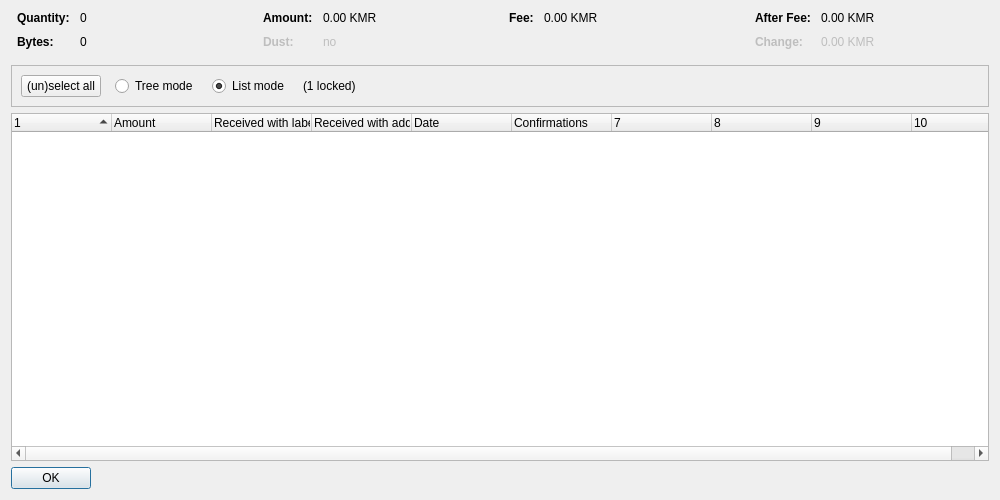
<?xml version="1.0" encoding="UTF-8"?>
<ui version="4.0">
 <class>CoinControlDialog</class>
 <widget class="QDialog" name="CoinControlDialog">
  <property name="geometry">
   <rect>
    <x>0</x>
    <y>0</y>
    <width>1000</width>
    <height>500</height>
   </rect>
  </property>
  <property name="windowTitle">
   <string>Coin Selection</string>
  </property>
  <layout class="QVBoxLayout" name="verticalLayout">
   <item>
    <layout class="QHBoxLayout" name="horizontalLayoutTop" stretch="0,0,0,0">
     <property name="topMargin">
      <number>0</number>
     </property>
     <property name="bottomMargin">
      <number>10</number>
     </property>
     <item>
      <layout class="QFormLayout" name="formLayoutCoinControl1">
       <property name="horizontalSpacing">
        <number>10</number>
       </property>
       <property name="verticalSpacing">
        <number>10</number>
       </property>
       <property name="leftMargin">
        <number>6</number>
       </property>
       <property name="rightMargin">
        <number>6</number>
       </property>
       <item row="0" column="0">
        <widget class="QLabel" name="labelCoinControlQuantityText">
         <property name="font">
          <font>
           <weight>75</weight>
           <bold>true</bold>
          </font>
         </property>
         <property name="text">
          <string>Quantity:</string>
         </property>
        </widget>
       </item>
       <item row="0" column="1">
        <widget class="QLabel" name="labelCoinControlQuantity">
         <property name="cursor">
          <cursorShape>IBeamCursor</cursorShape>
         </property>
         <property name="contextMenuPolicy">
          <enum>Qt::ActionsContextMenu</enum>
         </property>
         <property name="text">
          <string notr="true">0</string>
         </property>
         <property name="textInteractionFlags">
          <set>Qt::LinksAccessibleByMouse|Qt::TextSelectableByKeyboard|Qt::TextSelectableByMouse</set>
         </property>
        </widget>
       </item>
       <item row="1" column="0">
        <widget class="QLabel" name="labelCoinControlBytesText">
         <property name="font">
          <font>
           <weight>75</weight>
           <bold>true</bold>
          </font>
         </property>
         <property name="text">
          <string>Bytes:</string>
         </property>
        </widget>
       </item>
       <item row="1" column="1">
        <widget class="QLabel" name="labelCoinControlBytes">
         <property name="cursor">
          <cursorShape>IBeamCursor</cursorShape>
         </property>
         <property name="contextMenuPolicy">
          <enum>Qt::ActionsContextMenu</enum>
         </property>
         <property name="text">
          <string notr="true">0</string>
         </property>
         <property name="textInteractionFlags">
          <set>Qt::LinksAccessibleByMouse|Qt::TextSelectableByKeyboard|Qt::TextSelectableByMouse</set>
         </property>
        </widget>
       </item>
      </layout>
     </item>
     <item>
      <layout class="QFormLayout" name="formLayoutCoinControl2">
       <property name="horizontalSpacing">
        <number>10</number>
       </property>
       <property name="verticalSpacing">
        <number>10</number>
       </property>
       <property name="leftMargin">
        <number>6</number>
       </property>
       <property name="rightMargin">
        <number>6</number>
       </property>
       <item row="0" column="0">
        <widget class="QLabel" name="labelCoinControlAmountText">
         <property name="font">
          <font>
           <weight>75</weight>
           <bold>true</bold>
          </font>
         </property>
         <property name="text">
          <string>Amount:</string>
         </property>
        </widget>
       </item>
       <item row="0" column="1">
        <widget class="QLabel" name="labelCoinControlAmount">
         <property name="cursor">
          <cursorShape>IBeamCursor</cursorShape>
         </property>
         <property name="contextMenuPolicy">
          <enum>Qt::ActionsContextMenu</enum>
         </property>
         <property name="text">
          <string notr="true">0.00 KMR</string>
         </property>
         <property name="textInteractionFlags">
          <set>Qt::LinksAccessibleByMouse|Qt::TextSelectableByKeyboard|Qt::TextSelectableByMouse</set>
         </property>
        </widget>
       </item>
       <item row="1" column="0">
        <widget class="QLabel" name="labelCoinControlLowOutputText">
         <property name="enabled">
          <bool>false</bool>
         </property>
         <property name="font">
          <font>
           <weight>75</weight>
           <bold>true</bold>
          </font>
         </property>
         <property name="text">
          <string>Dust:</string>
         </property>
        </widget>
       </item>
       <item row="1" column="1">
        <widget class="QLabel" name="labelCoinControlLowOutput">
         <property name="enabled">
          <bool>false</bool>
         </property>
         <property name="cursor">
          <cursorShape>IBeamCursor</cursorShape>
         </property>
         <property name="contextMenuPolicy">
          <enum>Qt::ActionsContextMenu</enum>
         </property>
         <property name="text">
          <string notr="true">no</string>
         </property>
         <property name="textInteractionFlags">
          <set>Qt::LinksAccessibleByMouse|Qt::TextSelectableByKeyboard|Qt::TextSelectableByMouse</set>
         </property>
        </widget>
       </item>
      </layout>
     </item>
     <item>
      <layout class="QFormLayout" name="formLayoutCoinControl3">
       <property name="horizontalSpacing">
        <number>10</number>
       </property>
       <property name="verticalSpacing">
        <number>10</number>
       </property>
       <property name="leftMargin">
        <number>6</number>
       </property>
       <property name="rightMargin">
        <number>6</number>
       </property>
       <item row="0" column="0">
        <widget class="QLabel" name="labelCoinControlFeeText">
         <property name="font">
          <font>
           <weight>75</weight>
           <bold>true</bold>
          </font>
         </property>
         <property name="text">
          <string>Fee:</string>
         </property>
        </widget>
       </item>
       <item row="0" column="1">
        <widget class="QLabel" name="labelCoinControlFee">
         <property name="cursor">
          <cursorShape>IBeamCursor</cursorShape>
         </property>
         <property name="contextMenuPolicy">
          <enum>Qt::ActionsContextMenu</enum>
         </property>
         <property name="text">
          <string notr="true">0.00 KMR</string>
         </property>
         <property name="textInteractionFlags">
          <set>Qt::LinksAccessibleByMouse|Qt::TextSelectableByKeyboard|Qt::TextSelectableByMouse</set>
         </property>
        </widget>
       </item>
      </layout>
     </item>
     <item>
      <layout class="QFormLayout" name="formLayoutCoinControl4">
       <property name="horizontalSpacing">
        <number>10</number>
       </property>
       <property name="verticalSpacing">
        <number>10</number>
       </property>
       <property name="leftMargin">
        <number>6</number>
       </property>
       <property name="rightMargin">
        <number>6</number>
       </property>
       <item row="0" column="0">
        <widget class="QLabel" name="labelCoinControlAfterFeeText">
         <property name="font">
          <font>
           <weight>75</weight>
           <bold>true</bold>
          </font>
         </property>
         <property name="text">
          <string>After Fee:</string>
         </property>
        </widget>
       </item>
       <item row="0" column="1">
        <widget class="QLabel" name="labelCoinControlAfterFee">
         <property name="cursor">
          <cursorShape>IBeamCursor</cursorShape>
         </property>
         <property name="contextMenuPolicy">
          <enum>Qt::ActionsContextMenu</enum>
         </property>
         <property name="text">
          <string notr="true">0.00 KMR</string>
         </property>
         <property name="textInteractionFlags">
          <set>Qt::LinksAccessibleByMouse|Qt::TextSelectableByKeyboard|Qt::TextSelectableByMouse</set>
         </property>
        </widget>
       </item>
       <item row="1" column="0">
        <widget class="QLabel" name="labelCoinControlChangeText">
         <property name="enabled">
          <bool>false</bool>
         </property>
         <property name="font">
          <font>
           <weight>75</weight>
           <bold>true</bold>
          </font>
         </property>
         <property name="text">
          <string>Change:</string>
         </property>
        </widget>
       </item>
       <item row="1" column="1">
        <widget class="QLabel" name="labelCoinControlChange">
         <property name="enabled">
          <bool>false</bool>
         </property>
         <property name="cursor">
          <cursorShape>IBeamCursor</cursorShape>
         </property>
         <property name="contextMenuPolicy">
          <enum>Qt::ActionsContextMenu</enum>
         </property>
         <property name="text">
          <string notr="true">0.00 KMR</string>
         </property>
         <property name="textInteractionFlags">
          <set>Qt::LinksAccessibleByMouse|Qt::TextSelectableByKeyboard|Qt::TextSelectableByMouse</set>
         </property>
        </widget>
       </item>
      </layout>
     </item>
    </layout>
   </item>
   <item>
    <widget class="QFrame" name="frame">
     <property name="minimumSize">
      <size>
       <width>0</width>
       <height>40</height>
      </size>
     </property>
     <property name="frameShape">
      <enum>QFrame::StyledPanel</enum>
     </property>
     <property name="frameShadow">
      <enum>QFrame::Sunken</enum>
     </property>
     <layout class="QHBoxLayout" name="horizontalLayout">
      <item>
       <layout class="QHBoxLayout" name="horizontalLayoutPanel" stretch="0,0,0,0,0">
        <property name="spacing">
         <number>14</number>
        </property>
        <item>
         <widget class="QPushButton" name="pushButtonSelectAll">
          <property name="sizePolicy">
           <sizepolicy hsizetype="Maximum" vsizetype="Fixed">
            <horstretch>0</horstretch>
            <verstretch>0</verstretch>
           </sizepolicy>
          </property>
          <property name="text">
           <string>(un)select all</string>
          </property>
          <property name="autoDefault">
           <bool>false</bool>
          </property>
         </widget>
        </item>
        <item>
         <widget class="QRadioButton" name="radioTreeMode">
          <property name="sizePolicy">
           <sizepolicy hsizetype="Maximum" vsizetype="Fixed">
            <horstretch>0</horstretch>
            <verstretch>0</verstretch>
           </sizepolicy>
          </property>
          <property name="text">
           <string>Tree mode</string>
          </property>
         </widget>
        </item>
        <item>
         <widget class="QRadioButton" name="radioListMode">
          <property name="sizePolicy">
           <sizepolicy hsizetype="Maximum" vsizetype="Fixed">
            <horstretch>0</horstretch>
            <verstretch>0</verstretch>
           </sizepolicy>
          </property>
          <property name="text">
           <string>List mode</string>
          </property>
          <property name="checked">
           <bool>true</bool>
          </property>
         </widget>
        </item>
        <item>
         <widget class="QLabel" name="labelLocked">
          <property name="text">
           <string notr="true">(1 locked)</string>
          </property>
         </widget>
        </item>
        <item>
         <spacer name="horizontalSpacer">
          <property name="orientation">
           <enum>Qt::Horizontal</enum>
          </property>
          <property name="sizeHint" stdset="0">
           <size>
            <width>40</width>
            <height>20</height>
           </size>
          </property>
         </spacer>
        </item>
       </layout>
      </item>
     </layout>
    </widget>
   </item>
   <item>
    <widget class="CoinControlTreeWidget" name="treeWidget">
     <property name="contextMenuPolicy">
      <enum>Qt::CustomContextMenu</enum>
     </property>
     <property name="sortingEnabled">
      <bool>false</bool>
     </property>
     <property name="columnCount">
      <number>10</number>
     </property>
     <attribute name="headerShowSortIndicator" stdset="0">
      <bool>true</bool>
     </attribute>
     <attribute name="headerStretchLastSection">
      <bool>false</bool>
     </attribute>
     <column>
      <property name="text">
       <string/>
      </property>
     </column>
     <column>
      <property name="text">
       <string>Amount</string>
      </property>
     </column>
     <column>
      <property name="text">
       <string>Received with label</string>
      </property>
     </column>
     <column>
      <property name="text">
       <string>Received with address</string>
      </property>
     </column>
     <column>
      <property name="text">
       <string>Date</string>
      </property>
     </column>
     <column>
      <property name="text">
       <string>Confirmations</string>
      </property>
      <property name="toolTip">
       <string>Confirmed</string>
      </property>
     </column>
     <column>
      <property name="text">
       <string/>
      </property>
     </column>
     <column>
      <property name="text">
       <string/>
      </property>
     </column>
     <column>
      <property name="text">
       <string/>
      </property>
     </column>
     <column>
      <property name="text">
       <string/>
      </property>
     </column>
    </widget>
   </item>
   <item>
    <widget class="QDialogButtonBox" name="buttonBox">
     <property name="sizePolicy">
      <sizepolicy hsizetype="Maximum" vsizetype="Fixed">
       <horstretch>0</horstretch>
       <verstretch>0</verstretch>
      </sizepolicy>
     </property>
     <property name="orientation">
      <enum>Qt::Horizontal</enum>
     </property>
     <property name="standardButtons">
      <set>QDialogButtonBox::Ok</set>
     </property>
    </widget>
   </item>
  </layout>
 </widget>
 <customwidgets>
  <customwidget>
   <class>CoinControlTreeWidget</class>
   <extends>QTreeWidget</extends>
   <header>coincontroltreewidget.h</header>
  </customwidget>
 </customwidgets>
 <resources/>
 <connections/>
</ui>
